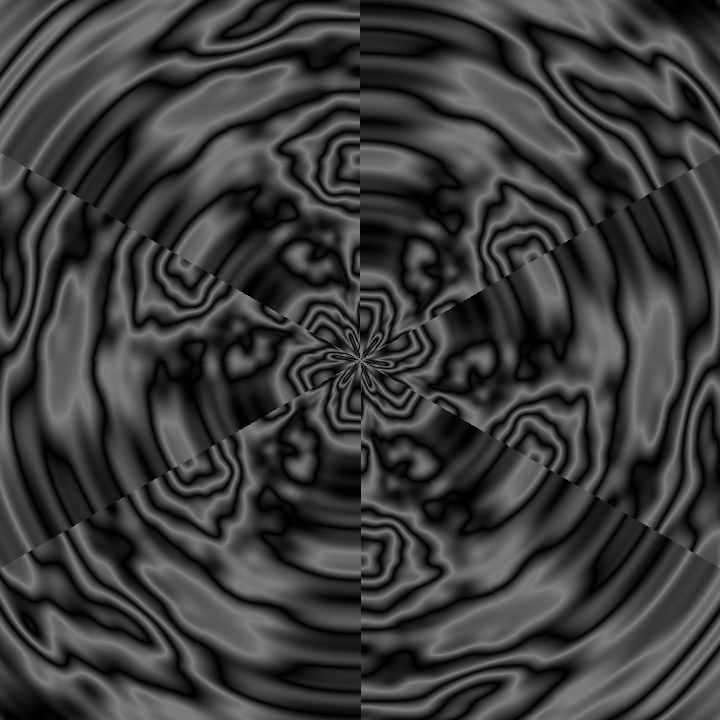
Frame 1 (no input)
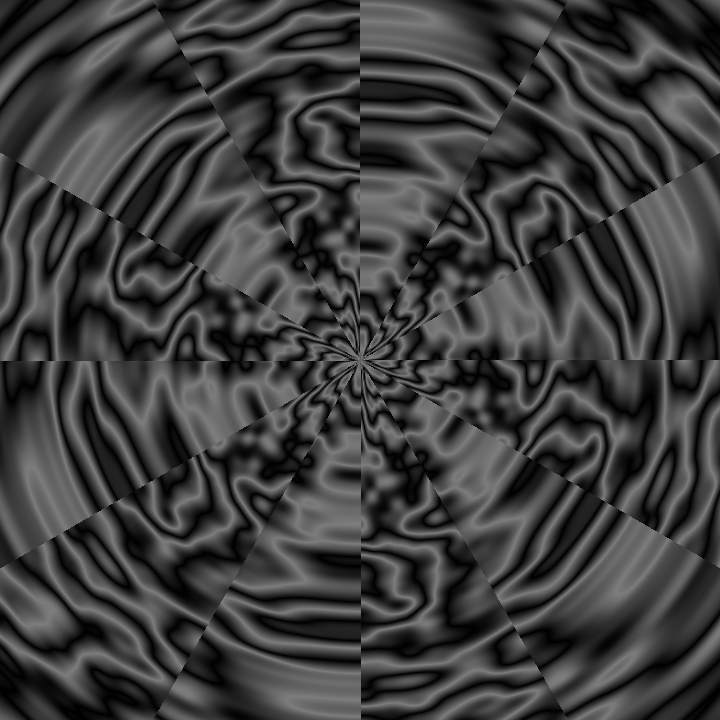
Frame 60 (the mouse pressed at the canvas centre just before this capture)
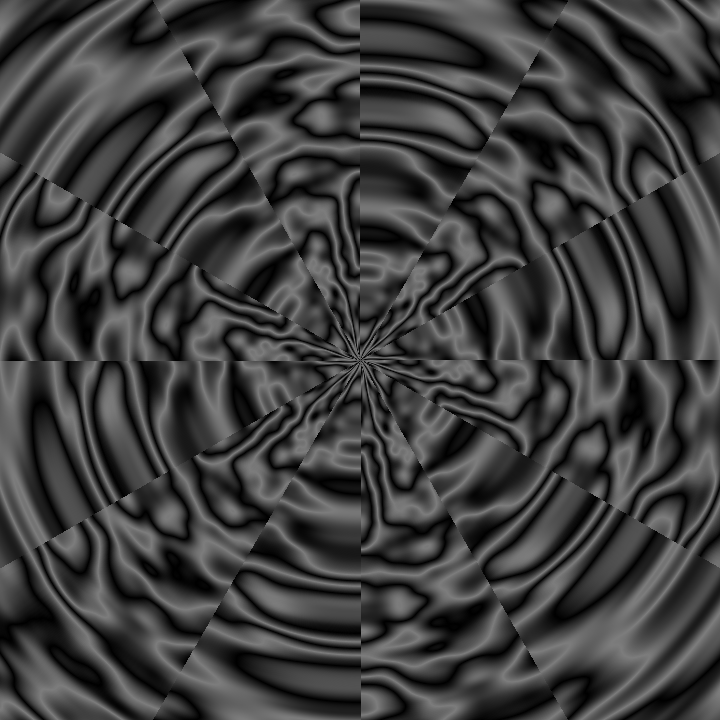
Frame 120 (the mouse held since frame 60 and released just before this capture)

The Processing sketch that drew these frames (run headless with seeded random() and noise(); from frame 60 on, the mouse is pressed at the canvas centre):

// Processing sketch: sketch_182020_StarDistortion
// ── sketch_182020_StarDistortion.pde
float t,a,x,y,H=360,P=PI/2;
void setup(){size(720,720);}
void draw(){t+=.004;loadPixels();
for(int i=0;i<518400;i++)
pixels[i]=color(abs(noise(dist(x=i%720,y=i/720,H,H)*.01+t*((a=(atan2(H-x,H-y)+PI)*1.5)%P>P/2?1:-1),sin(a%P),t)*2000%250-125));
updatePixels();}
